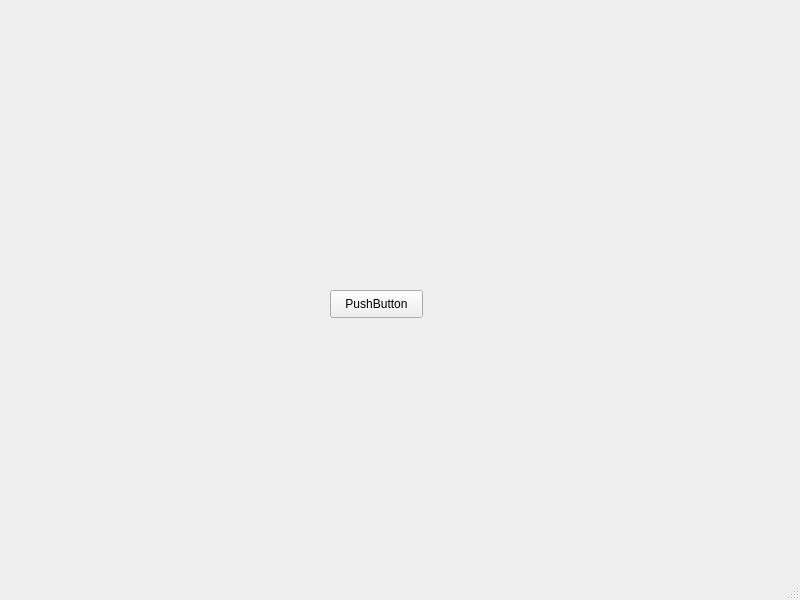
<?xml version="1.0" encoding="UTF-8"?>
<ui version="4.0">
 <class>MainWindow</class>
 <widget class="QMainWindow" name="MainWindow">
  <property name="geometry">
   <rect>
    <x>0</x>
    <y>0</y>
    <width>800</width>
    <height>600</height>
   </rect>
  </property>
  <property name="windowTitle">
   <string>MainWindow</string>
  </property>
  <widget class="QWidget" name="centralwidget">
   <widget class="QPushButton" name="pushButton">
    <property name="geometry">
     <rect>
      <x>330</x>
      <y>290</y>
      <width>93</width>
      <height>28</height>
     </rect>
    </property>
    <property name="text">
     <string>PushButton</string>
    </property>
   </widget>
  </widget>
  <widget class="QMenuBar" name="menubar">
   <property name="geometry">
    <rect>
     <x>0</x>
     <y>0</y>
     <width>800</width>
     <height>26</height>
    </rect>
   </property>
  </widget>
  <widget class="QStatusBar" name="statusbar"/>
 </widget>
 <resources/>
 <connections/>
</ui>
